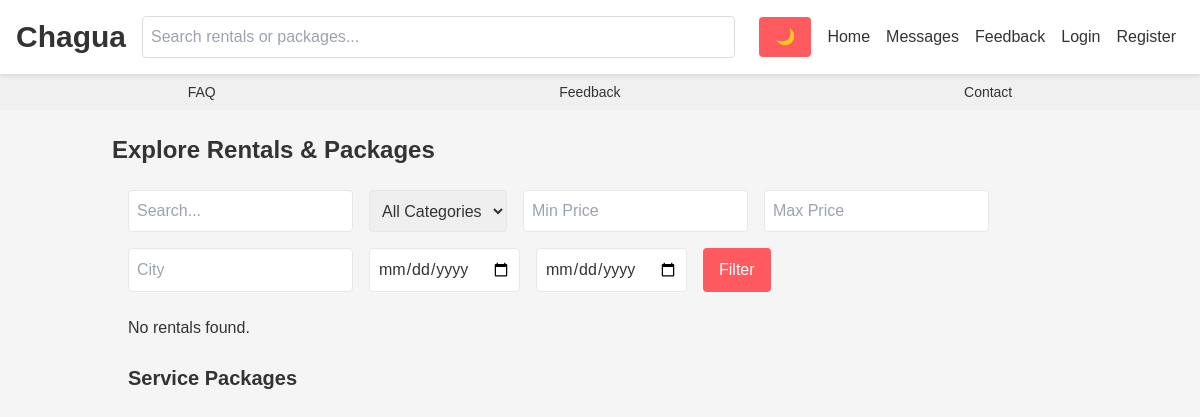
Before: / with the older database file.
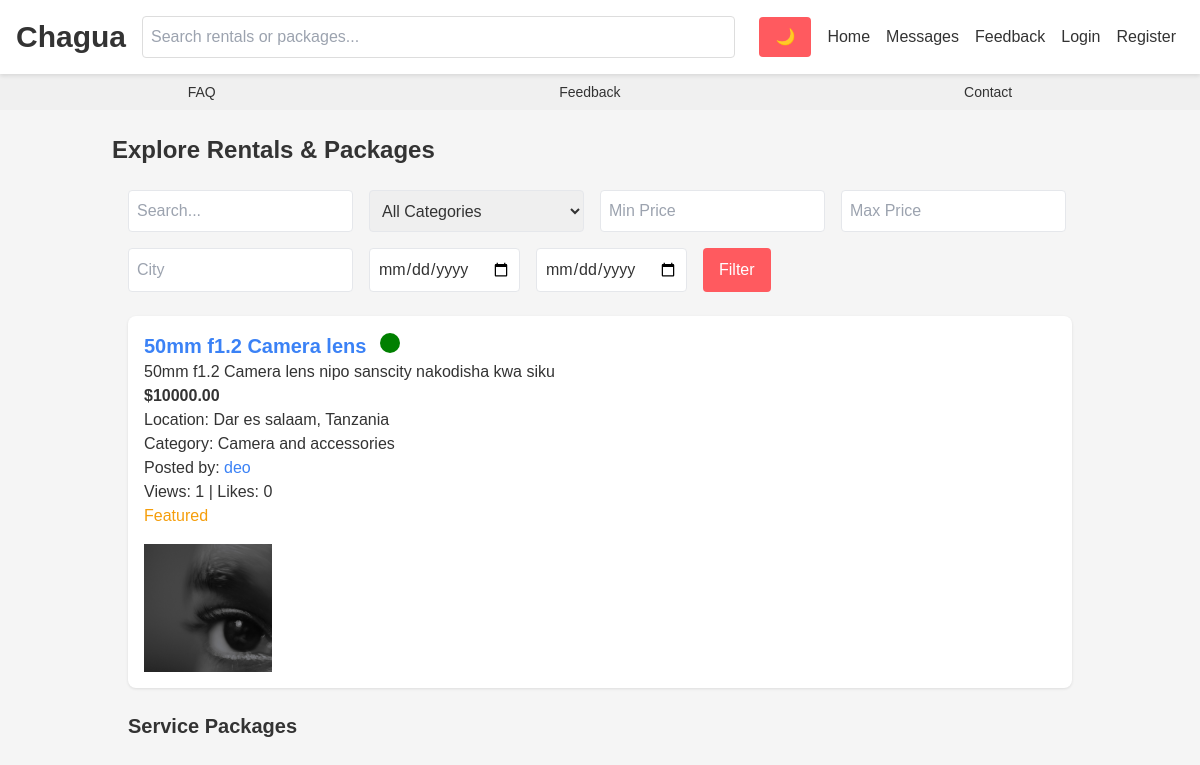
After: the same page with the newer database file.
### core/models.py (models this page shows, shortened)
class Rental(models.Model):
    owner = models.ForeignKey(User, on_delete=models.CASCADE, related_name='rentals')
    team = models.ForeignKey(Team, on_delete=models.SET_NULL, null=True, blank=True, related_name='rentals')
    category = models.ForeignKey(Category, on_delete=models.SET_NULL, null=True)
    title = models.CharField(max_length=255)
    description = models.TextField()
    price = models.DecimalField(max_digits=10, decimal_places=2, validators=[MinValueValidator(0)])
    city = models.CharField(max_length=100, blank=True)
    country = models.CharField(max_length=100, blank=True)
    latitude = models.FloatField(null=True, blank=True)
    longitude = models.FloatField(null=True, blank=True)
    created_at = models.DateTimeField(auto_now_add=True)
    media = models.ManyToManyField('Media', blank=True)
    likes = models.ManyToManyField(User, related_name='liked_rentals', blank=True)
    views = models.PositiveIntegerField(default=0)
    is_verified = models.BooleanField(default=False)
    is_featured = models.BooleanField(default=False)
    boosted = models.BooleanField(default=False)

class Category(models.Model):
    name = models.CharField(max_length=50)
    slug = models.SlugField(unique=True)

class User(AbstractUser):
    USER_TYPE_CHOICES = (('individual', 'Individual'), ('business', 'Business'))
    BADGE_CHOICES = (('blue', 'Blue'), ('green', 'Green'), ('gold', 'Gold'))
    user_type = models.CharField(max_length=10, choices=USER_TYPE_CHOICES, default='individual')
    email = models.EmailField(unique=True)
    phone_number = models.CharField(max_length=15, blank=True)
    profile_picture = models.ImageField(upload_to='profile_pics/', blank=True, null=True)
    is_verified = models.BooleanField(default=False)
    verification_document = models.FileField(upload_to='verification_docs/', blank=True, null=True)
    trust_badge = models.BooleanField(default=False)
    badge_color = models.CharField(max_length=10, choices=BADGE_CHOICES, blank=True, null=True)
    is_premium = models.BooleanField(default=False)
    bio = models.TextField(blank=True)
    is_custom_admin = models.BooleanField(default=False)
    admin_permissions = models.JSONField(default=dict)
    followers = models.ManyToManyField('self', symmetrical=False, related_name='following', blank=True)
    theme_preference = models.CharField(max_length=10, choices=(('light', 'Light'), ('dark', 'Dark')), default='light')
    perfect_activity_since = models.DateTimeField(null=True, blank=True)
    city = models.CharField(max_length=100, blank=True)
    country = models.CharField(max_length=100, blank=True)
    def __str__(self):
        return self.username

class Media(models.Model):
    file = models.FileField(upload_to='rental_media/', max_length=255)
    uploaded_by = models.ForeignKey(User, on_delete=models.CASCADE)
    uploaded_at = models.DateTimeField(auto_now_add=True)

### core/views.py (the view, shortened to what this page needs)
# urls.py: path('', views.dashboard, name='dashboard'),
def dashboard(request):
    query = request.GET.get('q', '')
    category = request.GET.get('category', '')
    price_min = request.GET.get('price_min', '')
    price_max = request.GET.get('price_max', '')
    city = request.GET.get('city', '')
    start_date = request.GET.get('start_date', '')
    end_date = request.GET.get('end_date', '')
    rentals = Rental.objects.all()
    packages = ServicePackage.objects.all()
    if query:
        rentals = rentals.filter(Q(title__icontains=query) | Q(description__icontains=query))
        packages = packages.filter(Q(title__icontains=query) | Q(description__icontains=query))
    if category:
        rentals = rentals.filter(category__slug=category)
        packages = packages.filter(category__slug=category)
    if price_min:
        rentals = rentals.filter(price__gte=price_min)
        packages = packages.filter(price__gte=price_min)
    if price_max:
        rentals = rentals.filter(price__lte=price_max)
        packages = packages.filter(price__lte=price_max)
    if city:
        rentals = rentals.filter(city__icontains=city)
    if start_date and end_date:
        rentals = rentals.filter(availabilities__start_date__lte=end_date, availabilities__end_date__gte=start_date, availabilities__is_available=True)
    if request.user.is_authenticated:
        rentals = sorted(rentals, key=lambda r: r.get_recommendation_score(request.user), reverse=True)
    else:
        rentals = rentals.order_by('-created_at')
    paginator = Paginator(rentals, 10)
    page_number = request.GET.get('page')
    page_obj = paginator.get_page(page_number)
    notifications = Notification.objects.filter(user=request.user, is_read=False) if request.user.is_authenticated else []
    categories = Category.objects.all()
    saved_searches = SavedSearch.objects.filter(user=request.user) if request.user.is_authenticated else []
    return render(request, 'core/dashboard.html', {
        'page_obj': page_obj, 'packages': packages, 'notifications': notifications, 'categories': categories,
        'saved_searches': saved_searches, 'query': query, 'category': category, 'price_min': price_min,
        'price_max': price_max, 'city': city, 'start_date': start_date, 'end_date': end_date
    })

### core/templates/core/dashboard.html (shortened to what this page needs)
{% extends 'core/base.html' %}
{% load i18n %}
{% block content %}
    <h1 class="text-2xl font-bold mb-6">{% trans "Explore Rentals & Packages" %}</h1>
    <div class="feed">
        <form method="get" class="mb-6">
            <div class="flex flex-wrap gap-4">
                <input type="text" name="q" value="{{ query }}" placeholder="{% trans 'Search...' %}" class="border p-2 rounded">
                <select name="category" class="border p-2 rounded">
                    <option value="">{% trans "All Categories" %}</option>
                </select>
                <input type="number" name="price_min" value="{{ price_min }}" placeholder="{% trans 'Min Price' %}" class="border p-2 rounded">
                <input type="number" name="price_max" value="{{ price_max }}" placeholder="{% trans 'Max Price' %}" class="border p-2 rounded">
                <input type="text" name="city" value="{{ city }}" placeholder="{% trans 'City' %}" class="border p-2 rounded">
                <input type="date" name="start_date" value="{{ start_date }}" class="border p-2 rounded">
                <input type="date" name="end_date" value="{{ end_date }}" class="border p-2 rounded">
                <button type="submit" class="button">{% trans "Filter" %}</button>
            </div>
        </form>
        {% for rental in page_obj %}
            <div class="card">
                <h2 class="text-xl font-semibold"><a href="{% url 'rental_detail' rental.id %}" class="text-blue-500">{{ rental.title }}</a> {% if rental.is_verified %}<span class="badge green"></span>{% endif %}</h2>
                <p>{{ rental.description }}</p>
                <p class="font-bold">${{ rental.price }}</p>
                <p>{% trans "Location" %}: {{ rental.city }}, {{ rental.country }}</p>
                <p>{% trans "Category" %}: {{ rental.category.name }}</p>
                <p>{% trans "Posted by" %}: <a href="{% url 'profile' rental.owner.username %}" class="text-blue-500">{{ rental.owner }}</a></p>
                <p>{% trans "Views" %}: {{ rental.views }} | {% trans "Likes" %}: {{ rental.likes.count }}</p>
                {% if rental.is_featured %}<p class="text-yellow-500">{% trans "Featured" %}</p>{% endif %}
                <div class="mt-4">
                    {% for media in rental.media.all %}
                        <img src="{{ media.file.url }}" class="w-32 h-32 object-cover inline-block mr-2 cursor-pointer" onclick="showModal('media-{{ media.id }}')">
                    {% endfor %}
                </div>
            </div>
        {% empty %}
            <p>{% trans "No rentals found." %}</p>
        {% endfor %}
        <h2 class="text-xl font-bold mt-6">{% trans "Service Packages" %}</h2>
    </div>
{% endblock %}

### core/templates/core/base.html (shortened to what this page needs)
{% load i18n static %}
<!DOCTYPE html>
<html lang="{% if request.LANGUAGE_CODE %}{{ request.LANGUAGE_CODE }}{% else %}en{% endif %}">
<head>
    <link href="https://cdn.jsdelivr.net/npm/tailwindcss@2.2.19/dist/tailwind.min.css" rel="stylesheet">
    <link rel="stylesheet" href="{% static 'css/styles.css' %}">
    <link rel="stylesheet" href="https://unpkg.com/leaflet@1.9.4/dist/leaflet.css" />
    <link rel="stylesheet" href="https://cdn.jsdelivr.net/npm/fullcalendar@5.11.3/main.min.css" />
</head>
<body data-username="{{ user.username }}" data-theme="{{ user.theme_preference }}">
    <header class="navbar sticky top-0 z-20">
        <a href="{% url 'dashboard' %}" class="text-3xl font-bold">Chagua</a>
        <div class="search-bar">
            <form method="get" action="{% url 'dashboard' %}">
                <input type="text" name="q" placeholder="{% trans 'Search rentals or packages...' %}" value="{{ request.GET.q }}" class="focus:outline-none">
            </form>
        </div>
        <nav class="nav-menu">
            <button onclick="toggleTheme()">🌙</button>
            <a href="{% url 'dashboard' %}">{% trans "Home" %}</a>
            <a href="{% url 'messaging' %}">{% trans "Messages" %} {% if notifications %}<span class="bg-red-500 text-white rounded-full px-2">{{ notifications.count }}</span>{% endif %}</a>
            <a href="{% url 'feedback' %}">{% trans "Feedback" %}</a>
            {% if user.is_authenticated %}
                <div class="dropdown relative">
                    <a href="{% url 'profile' user.username %}">{{ user.username }}{% if user.trust_badge %}<span class="badge green"></span>{% endif %}{% if user.badge_color %}<span class="badge {{ user.badge_color }}"></span>{% endif %}</a>
                    <div class="dropdown-content">
                        <a href="{% url 'profile' user.username %}">{% trans "View Profile" %}</a>
                        <a href="{% url 'rental_create' %}">{% trans "Post Rental" %}</a>
                        <a href="{% url 'service_package_create' %}">{% trans "Create Package" %}</a>
                        <a href="{% url 'create_group' %}">{% trans "Create Message Group" %}</a>
                        <a href="{% url 'subscribe' %}">{% trans "Subscribe" %}</a>
                    </div>
                </div>
                {% if user.is_superuser or user.is_custom_admin %}
                    <a href="{% url 'admin_dashboard' %}">{% trans "Admin" %}</a>
                {% endif %}
                <a href="{% url 'logout' %}">{% trans "Logout" %}</a>
            {% else %}
                <a href="{% url 'login' %}">{% trans "Login" %}</a>
                <a href="{% url 'register' %}">{% trans "Register" %}</a>
            {% endif %}
        </nav>
    </header>
    <div class="secondary-nav flex justify-around items-center text-sm">
        <a href="{% url 'feedback' %}" class="hover:text-primary">{% trans "FAQ" %}</a>
        <a href="{% url 'feedback' %}" class="hover:text-primary">{% trans "Feedback" %}</a>
        <a href="#" class="hover:text-primary">{% trans "Contact" %}</a>
    </div>
    <main class="container mx-auto p-6">
        {% block content %}{% endblock %}
    </main>
</body>
</html>

### core/static/css/styles.css (style rules this page uses)
:root { --bg-light: #f5f5f5; --bg-dark: #1a1a1a; --text-light: #333; --text-dark: #e5e5e5; --card-light: #fff; --card-dark: #333; --primary: #ff5a5f; --primary-hover: #e04e52; }
body { font-family: 'Arial', sans-serif; background: var(--bg-light); color: var(--text-light); transition: all 0.3s ease; }
header { background: var(--card-light); box-shadow: 0 2px 4px rgba(0,0,0,0.1); }
.secondary-nav { background: #f0f0f0; padding: 0.5rem 1rem; }
.feed { max-width: 1200px; margin: 0 auto; padding: 0 1rem; }
.card { background: var(--card-light); border-radius: 8px; padding: 1rem; margin-bottom: 1rem; box-shadow: 0 1px 3px rgba(0,0,0,0.1); }
button, .button { background: var(--primary); color: white; padding: 0.5rem 1rem; border-radius: 4px; border: none; transition: background 0.2s; }
.navbar { display: flex; justify-content: space-between; align-items: center; padding: 1rem; }
.navbar .search-bar { flex-grow: 1; margin: 0 1rem; }
.navbar .search-bar input { width: 100%; padding: 0.5rem; border-radius: 4px; border: 1px solid #ddd; }
.nav-menu { display: flex; align-items: center; }
.nav-menu a, .nav-menu button { margin: 0 0.5rem; color: var(--text-light); }
.badge { display: inline-block; width: 20px; height: 20px; border-radius: 50%; margin-left: 0.5rem; }
.badge.green { background: green; }

Changed rows visible on the page:
added Rental: title "50mm f1.2 Camera lens", is_verified True (drawn), description "50mm f1.2 Camera lens nipo sanscity nakodisha kwa siku", price "10000.00", city "Dar es salaam", country "Tanzania", category.name "Camera and accessories", owner "deo", views "1", likes.count "0"
added Media: file (picture)
Other visible differences:
text no longer shown: "No rentals found."
